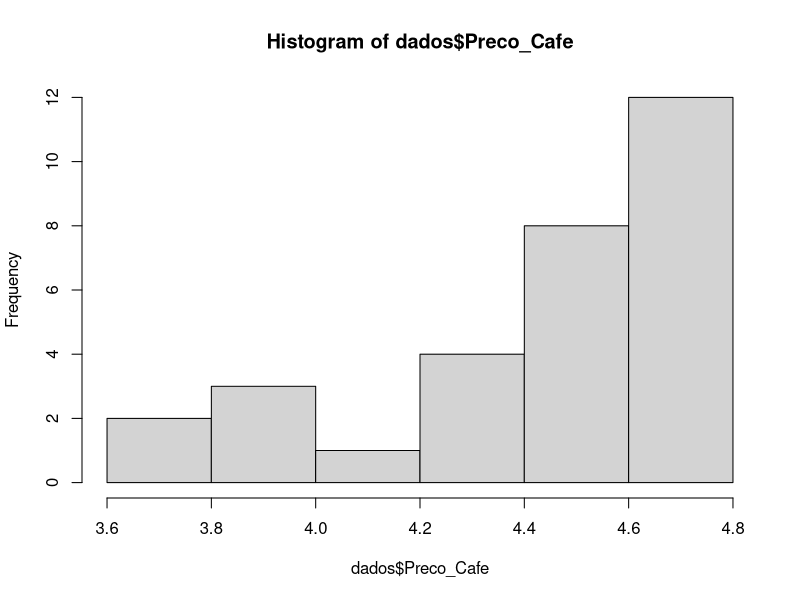
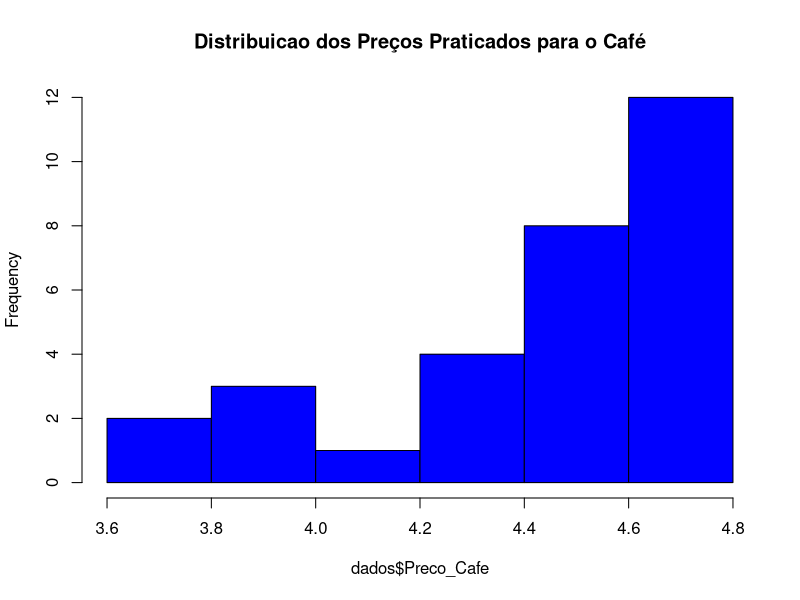
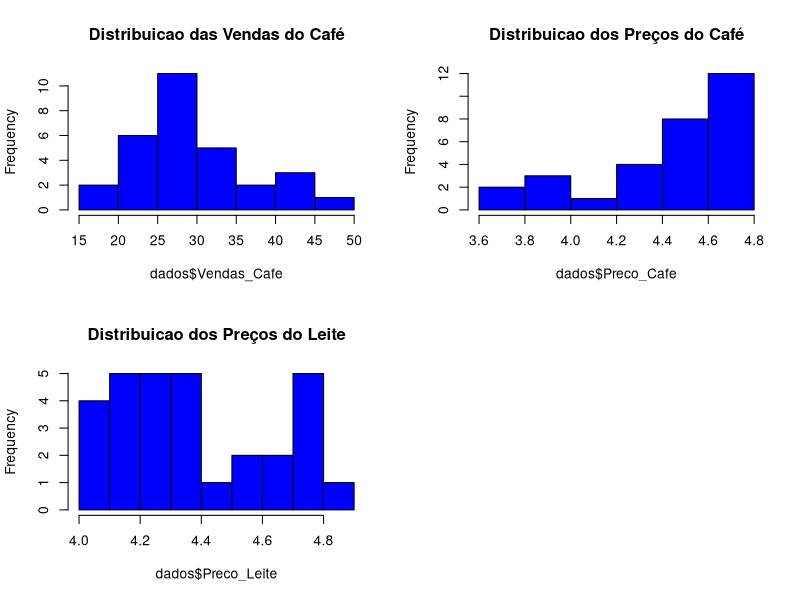
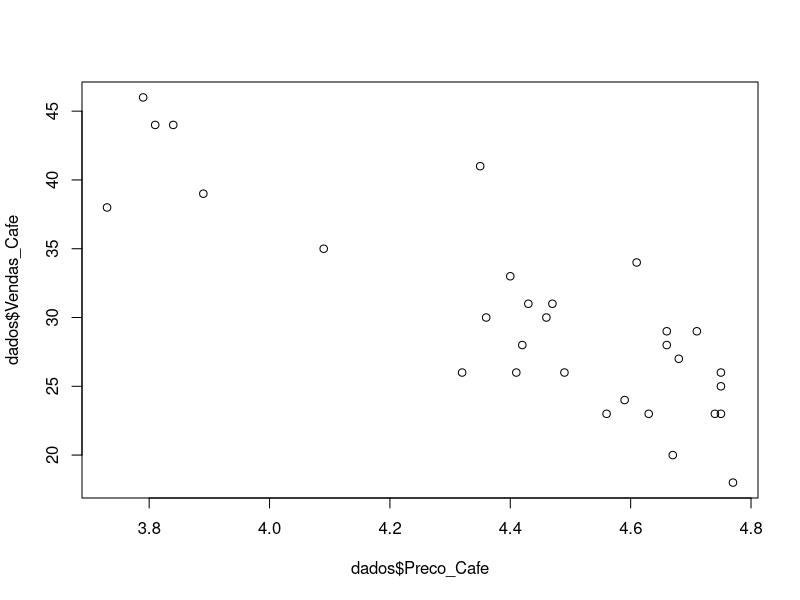
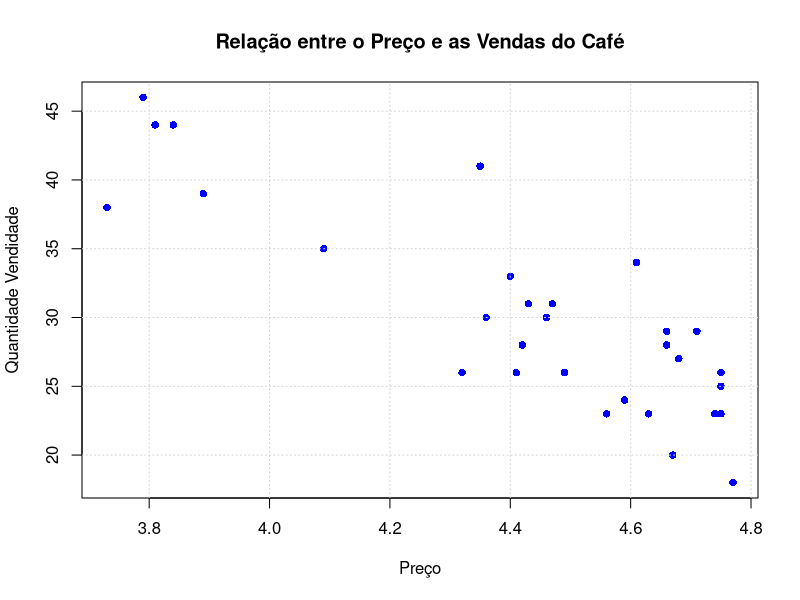

Recreate these plots in R, in order. (Note: this script raises an error after producing the figures.)
####### Análise exploratória de dados #######
## AED - Capitulo 01 - Prof. Máiron Chaves ###
#Copie este código, cole no seu R e execute para ver os resultados

rm(list=ls(all=TRUE)) #Remove objetos da memória do R

#Cria o data frame contendo o historico de vendas do cafe
dados <- data.frame(Vendas_Cafe = c(18, 20, 23, 23, 23, 23, 24, 25, 26, 26, 26, 26,
                                    27, 28, 28,
                                    29, 29, 30, 30, 31, 31, 33, 34, 35, 38, 39, 41, 44, 44, 46),
                    Preco_Cafe = c(4.77, 4.67, 4.75, 4.74, 4.63, 4.56, 4.59, 4.75, 4.75,
                                   4.49,
                                   4.41, 4.32, 4.68, 4.66, 4.42, 4.71, 4.66, 4.46, 4.36, 4.47,
                                   4.43,
                                   4.4, 4.61, 4.09, 3.73, 3.89, 4.35, 3.84, 3.81, 3.79),
                    Promocao = c("Nao", "Nao", "Nao", "Nao", "Nao", "Nao", "Nao",
                                 "Nao", "Sim",
                                 "Nao", "Sim", "Nao", "Nao", "Sim", "Sim", "Nao", "Sim",
                                 "Sim",
                                 "Sim", "Nao", "Nao", "Sim", "Sim", "Sim", "Nao", "Sim",
                                 "Sim",
                                 "Sim", "Sim", "Sim"),
                    Preco_Leite = c(4.74, 4.81, 4.36, 4.29, 4.17, 4.66, 4.73, 4.11, 4.21,
                                    4.25,
                                    4.62, 4.53, 4.44, 4.19, 4.37, 4.29, 4.57, 4.21, 4.77, 4,
                                    4.31,
                                    4.34, 4.05, 4.73, 4.07, 4.75, 4, 4.15, 4.34, 4.15))

#visualiza a media (mean) e outras estatisticas descritivas das variaveis
summary(dados)

#Visualiza desvio padrao (standard deviation) das variaveis
sd(dados$Vendas_Cafe)
sd(dados$Preco_Cafe)
sd(dados$Preco_Leite)

#Visualiza atraves de um histograma a distribuicao da variavel Preco_Cafe
hist(dados$Preco_Cafe)

# Customizando o histograma
hist(dados$Preco_Cafe,
     col = 'blue',
     main = 'Distribuicao dos Preços Praticados para o Café')

#Visualiza o histograma das tres variaveis numericas na mesma pagina
par(mfrow=c(2,2)) #Configura layout para posicionar os graficos em duas linhas e duas colunas

hist(dados$Vendas_Cafe,
     col = 'blue',
     main = 'Distribuicao das Vendas do Café')

hist(dados$Preco_Cafe,
     col = 'blue',
     main = 'Distribuicao dos Preços do Café')

hist(dados$Preco_Leite,
     col = 'blue',
     main = 'Distribuicao dos Preços do Leite')

dev.off() #limpa os graficos e volta o layout para configuracao normal

#Visualiza relacao entre as vendas do café o preço do café
plot(y = dados$Vendas_Cafe,
     x = dados$Preco_Cafe)

#Customiza o grafico
plot(y = dados$Vendas_Cafe,
     x = dados$Preco_Cafe,
     pch = 16,
     col = 'blue',
     xlab = 'Preço',
     ylab = 'Quantidade Vendidade',
     main = 'Relação entre o Preço e as Vendas do Café')
grid() #este comando adiciona linhas de grade ao grafico
#Colore os pontos em que havia promoção naquele dia
plot(y = dados$Vendas_Cafe,
     x = dados$Preco_Cafe,
     col = dados$Promocao,
     pch = 16,
     xlab = 'Preço',
     ylab = 'Quantidade Vendidade',
     main = 'Relação entre o Preço e as Vendas do Café')
#adiciona legenda
legend(x=4.4,y=45,
       c("Promoção","Sem_Promoção"),
       col=c("red","black"),
       pch=c(16,16))
grid()
#Cria uma nova variavel informando se naquele dia vendeu acima ou abaixo da media
historica
media <- mean(dados$Vendas_Cafe) #armazena a media em uma variavel
variavel <- ifelse(dados$Vendas_Cafe > media,
                   'Acima_da_media',
                   'Abaixo_da_media')
variavel <- factor(variavel) #converte nova variavel para factor
plot(variavel) #grafico com a qtde abaixo e acima da media
table(variavel) #visualiza a qtde abaixo e acima da media
#Gera boxplot das vendas
boxplot(dados$Vendas_Cafe)
#Gera boxplot do preco
boxplot(dados$Preco_Cafe)
#Gera boxplot comparativo das vendas quando houve promocao e de quando nao
houve
boxplot(dados$Vendas_Cafe~dados$Promocao)
#Customizando o boxplot
boxplot(dados$Vendas_Cafe~dados$Promocao,
        col = 'gray',
        pch = 16,
        xlab = 'Promoção',
        ylab = 'Vendas',
        main = 'Vendas com promoção vs Vendas sem promoção')